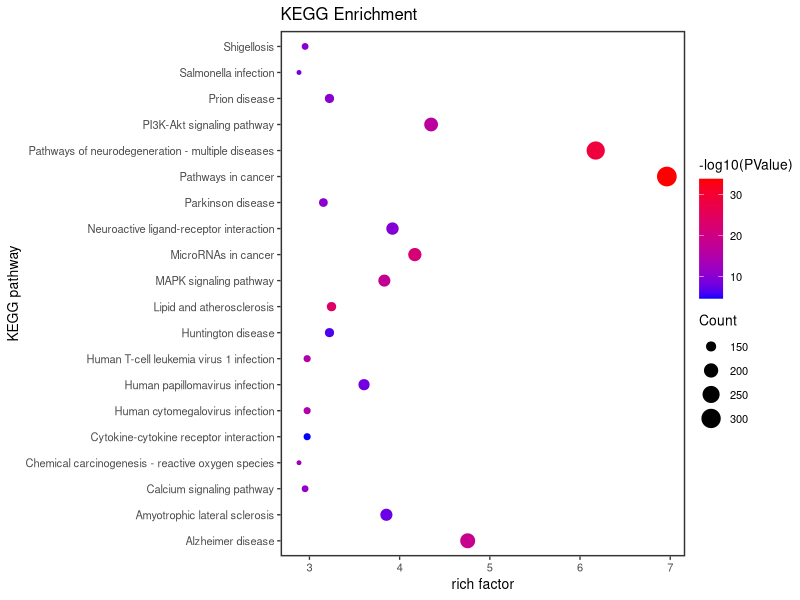

The R source for this figure:
setwd("C:/Users/DELL/Desktop/BioNLP/data")
kegg <- read.table(file = "KEGG.txt", sep = "\t", header = T, quote = '')
kegg <- kegg[kegg$PValue < 0.05, ]
library(tidyr)
kegg <- separate(kegg, Term, sep = ":", into = c("ID", "Term"))
keggQ <- kegg[order(kegg$Count, decreasing = T), ]
KEGG <- keggQ[1:20, ]
library(ggplot2)
bubble <- ggplot(KEGG, aes(X.,Term)) + geom_point(aes(size = Count, color = -log10(PValue))) + scale_colour_gradient(low = "blue", high = "red") + theme_test(base_size = 10, base_rect_size = 1) + labs(x = "rich factor", y = "KEGG pathway", title = "KEGG Enrichment")
bubble
